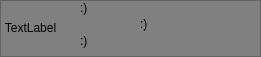
<?xml version="1.0" encoding="UTF-8"?>
<ui version="4.0">
 <class>HeroWidget</class>
 <widget class="QWidget" name="HeroWidget">
  <property name="geometry">
   <rect>
    <x>0</x>
    <y>0</y>
    <width>261</width>
    <height>57</height>
   </rect>
  </property>
  <property name="windowTitle">
   <string>Form</string>
  </property>
  <property name="styleSheet">
   <string notr="true"/>
  </property>
  <widget class="QLabel" name="HeroImageLabel">
   <property name="geometry">
    <rect>
     <x>0</x>
     <y>0</y>
     <width>61</width>
     <height>56</height>
    </rect>
   </property>
   <property name="text">
    <string>TextLabel</string>
   </property>
   <property name="alignment">
    <set>Qt::AlignmentFlag::AlignCenter</set>
   </property>
  </widget>
  <widget class="QLabel" name="Hero_HP">
   <property name="geometry">
    <rect>
     <x>80</x>
     <y>0</y>
     <width>61</width>
     <height>16</height>
    </rect>
   </property>
   <property name="layoutDirection">
    <enum>Qt::LayoutDirection::LeftToRight</enum>
   </property>
   <property name="text">
    <string>:)</string>
   </property>
   <property name="alignment">
    <set>Qt::AlignmentFlag::AlignLeading|Qt::AlignmentFlag::AlignLeft|Qt::AlignmentFlag::AlignVCenter</set>
   </property>
  </widget>
  <widget class="QLabel" name="Hero_Mana">
   <property name="geometry">
    <rect>
     <x>80</x>
     <y>30</y>
     <width>61</width>
     <height>21</height>
    </rect>
   </property>
   <property name="layoutDirection">
    <enum>Qt::LayoutDirection::LeftToRight</enum>
   </property>
   <property name="text">
    <string>:)</string>
   </property>
   <property name="alignment">
    <set>Qt::AlignmentFlag::AlignLeading|Qt::AlignmentFlag::AlignLeft|Qt::AlignmentFlag::AlignVCenter</set>
   </property>
  </widget>
  <widget class="QFrame" name="frame">
   <property name="geometry">
    <rect>
     <x>0</x>
     <y>0</y>
     <width>261</width>
     <height>57</height>
    </rect>
   </property>
   <property name="styleSheet">
    <string notr="true">background-color: gray;
</string>
   </property>
   <property name="frameShape">
    <enum>QFrame::Shape::StyledPanel</enum>
   </property>
   <property name="frameShadow">
    <enum>QFrame::Shadow::Raised</enum>
   </property>
   <widget class="QLabel" name="Hero_Level">
    <property name="geometry">
     <rect>
      <x>140</x>
      <y>3</y>
      <width>101</width>
      <height>41</height>
     </rect>
    </property>
    <property name="layoutDirection">
     <enum>Qt::LayoutDirection::LeftToRight</enum>
    </property>
    <property name="text">
     <string>:)</string>
    </property>
    <property name="alignment">
     <set>Qt::AlignmentFlag::AlignLeading|Qt::AlignmentFlag::AlignLeft|Qt::AlignmentFlag::AlignVCenter</set>
    </property>
   </widget>
  </widget>
  <zorder>frame</zorder>
  <zorder>HeroImageLabel</zorder>
  <zorder>Hero_HP</zorder>
  <zorder>Hero_Mana</zorder>
 </widget>
 <resources/>
 <connections/>
</ui>
